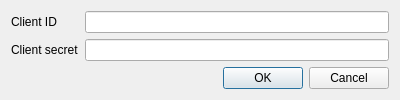
<?xml version="1.0" encoding="UTF-8"?>
<ui version="4.0">
 <class>OptionsDialog</class>
 <widget class="QDialog" name="OptionsDialog">
  <property name="geometry">
   <rect>
    <x>0</x>
    <y>0</y>
    <width>400</width>
    <height>89</height>
   </rect>
  </property>
  <property name="windowTitle">
   <string>Options</string>
  </property>
  <layout class="QVBoxLayout" name="verticalLayout">
   <item>
    <layout class="QFormLayout" name="formLayout">
     <item row="0" column="0">
      <widget class="QLabel" name="label">
       <property name="text">
        <string>Client ID</string>
       </property>
      </widget>
     </item>
     <item row="0" column="1">
      <widget class="QLineEdit" name="clientIdEdit"/>
     </item>
     <item row="1" column="0">
      <widget class="QLabel" name="label_2">
       <property name="text">
        <string>Client secret</string>
       </property>
      </widget>
     </item>
     <item row="1" column="1">
      <widget class="QLineEdit" name="clientSecretEdit"/>
     </item>
    </layout>
   </item>
   <item>
    <widget class="QDialogButtonBox" name="buttonBox">
     <property name="orientation">
      <enum>Qt::Horizontal</enum>
     </property>
     <property name="standardButtons">
      <set>QDialogButtonBox::Cancel|QDialogButtonBox::Ok</set>
     </property>
    </widget>
   </item>
  </layout>
 </widget>
 <resources/>
 <connections>
  <connection>
   <sender>buttonBox</sender>
   <signal>accepted()</signal>
   <receiver>OptionsDialog</receiver>
   <slot>accept()</slot>
   <hints>
    <hint type="sourcelabel">
     <x>248</x>
     <y>254</y>
    </hint>
    <hint type="destinationlabel">
     <x>157</x>
     <y>274</y>
    </hint>
   </hints>
  </connection>
  <connection>
   <sender>buttonBox</sender>
   <signal>rejected()</signal>
   <receiver>OptionsDialog</receiver>
   <slot>reject()</slot>
   <hints>
    <hint type="sourcelabel">
     <x>316</x>
     <y>260</y>
    </hint>
    <hint type="destinationlabel">
     <x>286</x>
     <y>274</y>
    </hint>
   </hints>
  </connection>
 </connections>
</ui>
